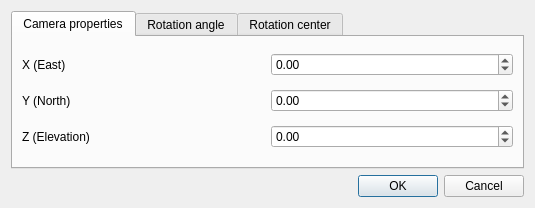
<?xml version="1.0" encoding="UTF-8"?>
<ui version="4.0">
 <class>Dialog</class>
 <widget class="QDialog" name="Dialog">
  <property name="geometry">
   <rect>
    <x>0</x>
    <y>0</y>
    <width>535</width>
    <height>208</height>
   </rect>
  </property>
  <property name="windowTitle">
   <string>Camera properties</string>
  </property>
  <layout class="QGridLayout" name="gridLayout">
   <item row="0" column="0">
    <widget class="QTabWidget" name="tabWidget">
     <property name="currentIndex">
      <number>0</number>
     </property>
     <widget class="QWidget" name="camera_position_tab">
      <attribute name="title">
       <string>Camera properties</string>
      </attribute>
      <layout class="QGridLayout" name="gridLayout_2">
       <item row="0" column="0">
        <widget class="QLabel" name="label_x">
         <property name="text">
          <string>X (East)</string>
         </property>
        </widget>
       </item>
       <item row="0" column="1">
        <widget class="QDoubleSpinBox" name="doubleSpinBox_x">
         <property name="minimum">
          <double>-9999999.990000000223517</double>
         </property>
         <property name="maximum">
          <double>9999999.990000000223517</double>
         </property>
        </widget>
       </item>
       <item row="1" column="0">
        <widget class="QLabel" name="label_y">
         <property name="text">
          <string>Y (North)</string>
         </property>
        </widget>
       </item>
       <item row="1" column="1">
        <widget class="QDoubleSpinBox" name="doubleSpinBox_y">
         <property name="minimum">
          <double>-9999999.990000000223517</double>
         </property>
         <property name="maximum">
          <double>9999999.990000000223517</double>
         </property>
        </widget>
       </item>
       <item row="2" column="0">
        <widget class="QLabel" name="label_z">
         <property name="text">
          <string>Z (Elevation)</string>
         </property>
        </widget>
       </item>
       <item row="2" column="1">
        <widget class="QDoubleSpinBox" name="doubleSpinBox_z">
         <property name="minimum">
          <double>-9999999.990000000223517</double>
         </property>
         <property name="maximum">
          <double>9999999.990000000223517</double>
         </property>
        </widget>
       </item>
      </layout>
     </widget>
     <widget class="QWidget" name="rotation_angle_tab">
      <attribute name="title">
       <string>Rotation angle</string>
      </attribute>
      <layout class="QGridLayout" name="gridLayout_3">
       <item row="0" column="0">
        <widget class="QLabel" name="label_rot_x">
         <property name="text">
          <string>X (Angle in degrees)</string>
         </property>
        </widget>
       </item>
       <item row="0" column="1">
        <widget class="QDoubleSpinBox" name="doubleSpinBox_rot_x">
         <property name="minimum">
          <double>-360.000000000000000</double>
         </property>
         <property name="maximum">
          <double>360.000000000000000</double>
         </property>
        </widget>
       </item>
       <item row="1" column="0">
        <widget class="QLabel" name="label_rot_y">
         <property name="text">
          <string>Y (Angle in degrees)</string>
         </property>
        </widget>
       </item>
       <item row="1" column="1">
        <widget class="QDoubleSpinBox" name="doubleSpinBox_rot_y">
         <property name="minimum">
          <double>-360.000000000000000</double>
         </property>
         <property name="maximum">
          <double>360.000000000000000</double>
         </property>
        </widget>
       </item>
       <item row="2" column="0">
        <widget class="QLabel" name="label_rot_z">
         <property name="text">
          <string>Z (Angle in degrees)</string>
         </property>
        </widget>
       </item>
       <item row="2" column="1">
        <widget class="QDoubleSpinBox" name="doubleSpinBox_rot_z">
         <property name="minimum">
          <double>-360.000000000000000</double>
         </property>
         <property name="maximum">
          <double>360.000000000000000</double>
         </property>
        </widget>
       </item>
      </layout>
     </widget>
     <widget class="QWidget" name="rotation_center_tab">
      <attribute name="title">
       <string>Rotation center</string>
      </attribute>
      <layout class="QGridLayout" name="gridLayout_4">
       <item row="0" column="0">
        <widget class="QLabel" name="label_center_x">
         <property name="text">
          <string>X (Center)</string>
         </property>
        </widget>
       </item>
       <item row="0" column="1">
        <widget class="QDoubleSpinBox" name="doubleSpinBox_center_x">
         <property name="minimum">
          <double>-9999999.990000000223517</double>
         </property>
         <property name="maximum">
          <double>9999999.990000000223517</double>
         </property>
        </widget>
       </item>
       <item row="1" column="0">
        <widget class="QLabel" name="label_center_y">
         <property name="text">
          <string>Y (Center)</string>
         </property>
        </widget>
       </item>
       <item row="1" column="1">
        <widget class="QDoubleSpinBox" name="doubleSpinBox_center_y">
         <property name="minimum">
          <double>-9999999.990000000223517</double>
         </property>
         <property name="maximum">
          <double>9999999.990000000223517</double>
         </property>
        </widget>
       </item>
       <item row="2" column="0">
        <widget class="QLabel" name="label_center_z">
         <property name="text">
          <string>Z (Center)</string>
         </property>
        </widget>
       </item>
       <item row="2" column="1">
        <widget class="QDoubleSpinBox" name="doubleSpinBox_center_z">
         <property name="minimum">
          <double>-9999999.990000000223517</double>
         </property>
         <property name="maximum">
          <double>9999999.990000000223517</double>
         </property>
        </widget>
       </item>
      </layout>
     </widget>
    </widget>
   </item>
   <item row="1" column="0">
    <widget class="QDialogButtonBox" name="buttonBox">
     <property name="orientation">
      <enum>Qt::Horizontal</enum>
     </property>
     <property name="standardButtons">
      <set>QDialogButtonBox::Cancel|QDialogButtonBox::Ok</set>
     </property>
    </widget>
   </item>
  </layout>
 </widget>
 <resources/>
 <connections>
  <connection>
   <sender>buttonBox</sender>
   <signal>accepted()</signal>
   <receiver>Dialog</receiver>
   <slot>accept()</slot>
   <hints>
    <hint type="sourcelabel">
     <x>248</x>
     <y>254</y>
    </hint>
    <hint type="destinationlabel">
     <x>157</x>
     <y>274</y>
    </hint>
   </hints>
  </connection>
  <connection>
   <sender>buttonBox</sender>
   <signal>rejected()</signal>
   <receiver>Dialog</receiver>
   <slot>reject()</slot>
   <hints>
    <hint type="sourcelabel">
     <x>316</x>
     <y>260</y>
    </hint>
    <hint type="destinationlabel">
     <x>286</x>
     <y>274</y>
    </hint>
   </hints>
  </connection>
 </connections>
</ui>
